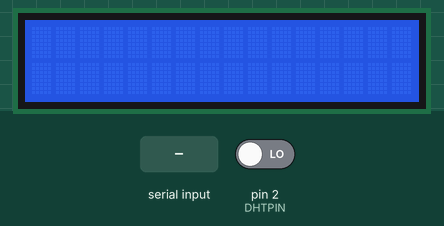
The sketch below on a simulated Arduino Uno, built with avr-gcc and run on an emulated ATmega328P. On the bench: 16×2 character LCD. The test bench sets the inputs (shaded band); at power-on: pin 2 (DHTPIN) LOW. What the sketch prints to the serial monitor is not drawn.

Above: at 1.3 s.
1.4 s: "B" received over Serial
At 2.4 s:
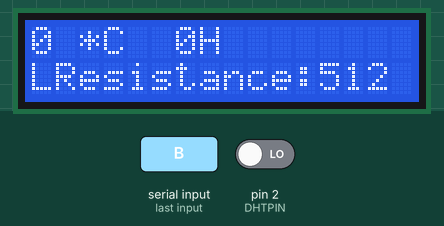
2.9 s: "N" received over Serial
At 3.2 s:
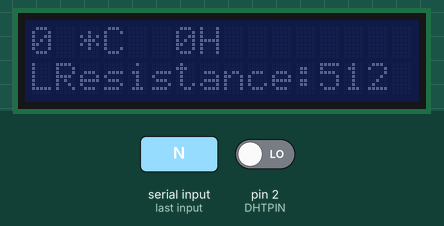
4.4 s: "O" received over Serial
At 5.5 s:
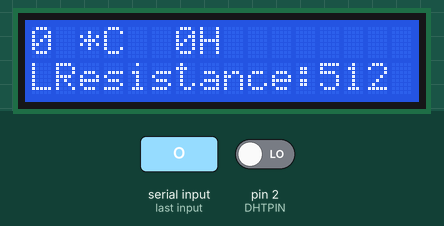
Timing chart, 0 to 7.4 s (numbered marks = the images above; inputs shaded):
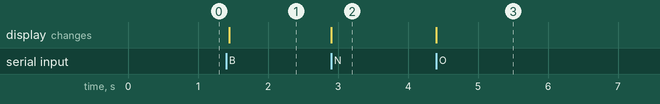

Measured:
- after the input at 1.4 s, the display: changes at once (image 1)
- after the input at 2.9 s, the display: changes at once (image 2)
- after the input at 4.4 s, the display: changes at once (image 3)

The sketch:

uno_pi.ino
```cpp
#include <LiquidCrystal_I2C.h> // LCD monitor
#include <Wire.h>
#include <dht.h>

//Constants
#define DHTPIN 2     // what pin we're connected to
// Initialize DHT sensor for normal 16mhz Arduino
dht dht11;

LiquidCrystal_I2C lcd(0x27, 16,2); // Initialize DHT sensor
int photocellPin = 0; // Analog pin
int photocellVal = 0; // initialize Light Resistance value

float temperature = 0;
float humidity = 0;

void setup() {
  Serial.begin(9600);
  lcd.init();
  lcd.begin(16, 2);
}

void loop() {
  if (Serial.available() > 0) {
    char choice = Serial.read();
    switch(choice){
      case 'B':
          read_data();
          Serial.write(byte(temperature));
          Serial.write(byte(humidity));
          Serial.write(byte(photocellVal));
          on_lcd((int)temperature, (int)humidity, photocellVal);
          break;
      case 'C':
          read_data();
          Serial.println((int)temperature);
          Serial.println((int)humidity);
          Serial.println(photocellVal);
          on_lcd((int)temperature, (int)humidity, photocellVal);
          break;
      case 'D':
          read_data();
          Serial.print("temperature:");Serial.println((int)temperature);
          Serial.print("humidity:");Serial.println((int)humidity);
          Serial.print("light_resistance:");Serial.println(photocellVal);
          break;
     case 'P':
          on_lcd((int)temperature, (int)humidity, photocellVal);
          break;
     case 'O':
          lcd.backlight();
          break;
     case 'N':
          lcd.noBacklight();
          break;
    };
  }
}

void read_data(){
  photocellVal = analogRead(photocellPin);
  int check = dht11.read11(DHTPIN);
    if (check == 0) {
        //Read data and store it to variables hum and temp
        humidity = dht11.humidity;
        temperature= dht11.temperature;
    }
    else {
        Serial.println("fail");
    }
}

void on_lcd(int temperature, int humidity, int photocellVal){
  lcd.clear();
  lcd.print((int)temperature);
  lcd.print(" *C  ");
  lcd.print((int)humidity);
  lcd.print("H");
  lcd.setCursor(0,1);
  lcd.print("LResistance:");
  lcd.print(photocellVal);
}
```
